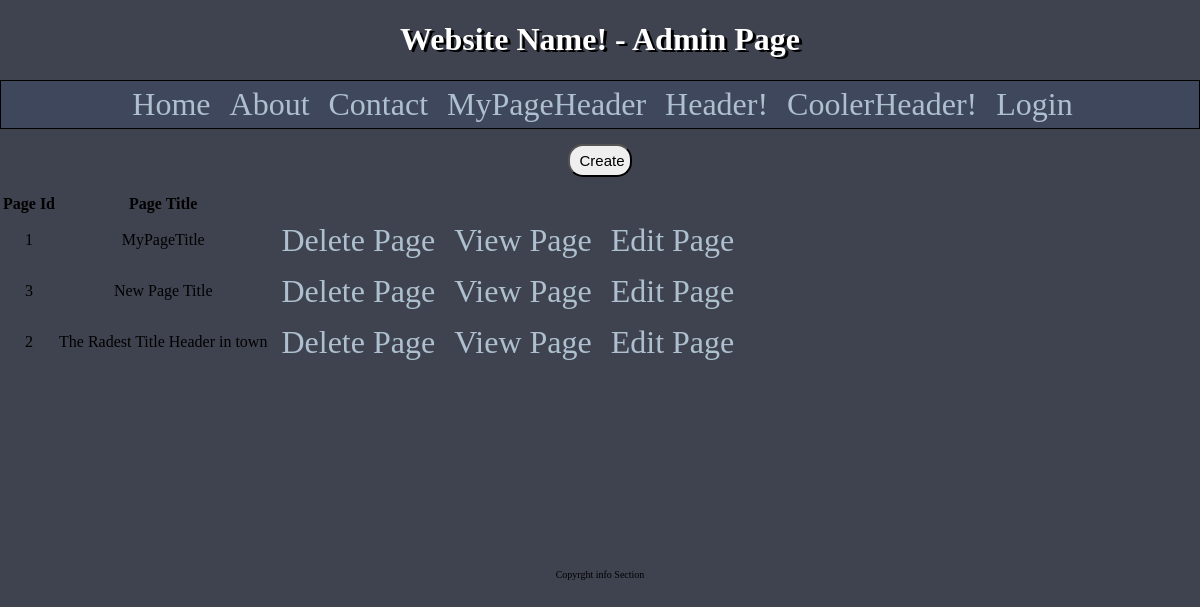
Screenshot of /Pages/admin.php with the database file from the repository.
### tables this page shows
CREATE TABLE IF NOT EXISTS `pages` (
  `page_index` int(11) DEFAULT NULL,
  `page_title` varchar(255) DEFAULT NULL,
  `page_header` varchar(255) DEFAULT NULL,
  `page_content` varchar(255) DEFAULT NULL
);

### Pages/admin.php (the view, shortened to what this page needs)
<!DOCTYPE html>
<html lang="en">
<head>
    <link href="../Styles/styleOne.css" rel="stylesheet" />
    <?php $pageName = "Admin Page"?>
</head>
<body>
    <div class="mainContent">
        <h1><?php include "../PHP_Includes/header.php"?></h1>
        <?php include "../PHP_Includes/menu.php"?>
        <form name="CreatePage_Btn" action="../Framework/CreatePage.php" method="post">
            <input type="submit" value="Create Page" />
        </form>
        <table>
            <tr>
                <th>Page Id</th>
                <th>Page Title</th>
            </tr>
        <?php
            include "../Database/DatabaseManager.php";
            $query = "select * from pages";
            $result = $sql_inst->query ( $query );
            $num_db_rows = $result->num_rows;
            if($num_db_rows >= 1){
                while($row = $result->fetch_assoc()){
                    extract($row);
                    echo "<tr>";
                        echo "<td>{$page_index}</td>";
                        echo "<td>{$page_title}</td>";
                        echo "<td> <a href='../Framework/DeletePage.php?page_index={$page_index}'>Delete Page</a> </td>";
                        echo "<td> <a href='../Pages/DefaultPage.php?pageTitle={$page_title}&pageHeader={$page_header}&pageContent={$page_content}'>View Page</a> </td>";
                        echo "<td> <a href='../Pages/Edit.php?pageIndex={$page_index}&pageTitle={$page_title}&pageHeader={$page_header}&pageContent={$page_content}'>Edit Page</a> </td>";
                    echo "</tr>";
                }
            }
        ?>
        </table>
        <?php include "../PHP_Includes/footer.php"?>
</body>
</html>

### PHP_Includes/header.php
<?php
$websiteName = "Website Name!";
echo "<div class='header'>";
echo "$websiteName - $pageName";
echo "</div>"
?>

### PHP_Includes/menu.php (shortened to what this page needs)
<?php
$menuArr = [
    "Home" => "../Pages/index.php",
    "About" => "../Pages/about.php",
    "Contact" => "../Pages/contact.php",
];
$adminSettings = array();
if(isset($_SESSION['login_user'])){
    $adminSettings = array("Settings" => "../Pages/admin.php", "Logout" => "../Framework/logout.php");
}else{
    $adminSettings = array("Login" => "../Pages/adminLogin.php");
}
include "../Database/DatabaseManager.php";
$query = "select * from pages";
$result = $sql_inst->query ( $query );
$num_db_rows = $result->num_rows;
$serverPages = array();
if($num_db_rows >= 1){
    while($row = $result->fetch_assoc()){
        extract($row);
        $url_Prefilter = "../Pages/DefaultPage.php?pageTitle={$page_title}&pageHeader={$page_header}&pageContent={$page_content}";
        $url = str_replace(" ", "+", $url_Prefilter);
        $serverPages[$page_header] = $url;
    }
}
$menuArr = array_merge($menuArr, $serverPages);
$menuArr = array_merge($menuArr, $adminSettings);
echo "<div class='menu'>";
foreach($menuArr as $key => $value){
    echo " <a lass='button' href=$value>
            $key
            </a>";
}
echo "</div>";
?>

### PHP_Includes/footer.php
<?php
echo "<div class='footer'>";
echo "Copyrght info Section";
echo "</div>";
?>

### Styles/styleOne.css (style rules this page uses)
html { text-align: center; background-color: #3E434F; }
body { margin: 0px; }
h1 { color: white; text-shadow: 3px 2px black; }
form { display: inline-block; margin-top: 5px; margin-bottom: 5px; }
input[type=submit] { font-size: 15px; width: 60%; padding: 6px 10px; margin: 10px auto; box-sizing: border-box; border-radius: 15px; }
.footer { font-size: 10px; margin-top: 200px; }
.menu { border: .5px solid black; background-color: #3F475C; width: auto; }
a { width: auto; font-size: 32px; display: inline-block; text-decoration: none; align-content: center; padding: 5px; margin-left: 5px; }
a:link { color: #AEC0CF; text-decoration: none; }

### rows the page displays
pages: page_index "1", page_title "MyPageTitle"
pages: page_index "3", page_title "New Page Title"
pages: page_index "2", page_title "The Radest Title Header in town"

### other values shown
$websiteName "Website Name!"
$pageName "Admin Page"
$key "Home"
$key "About"
$key "Contact"
$key "MyPageHeader"
$key "Header!"
$key "CoolerHeader!"
$key "Login"
